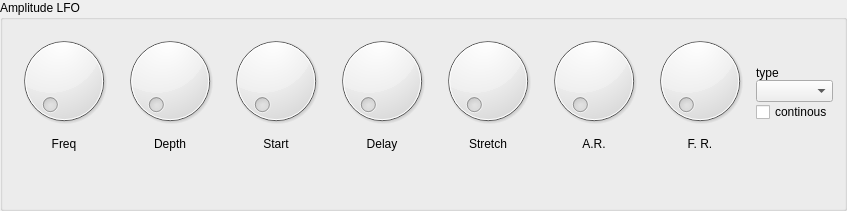
    <widget class="GroupBox" name="amplitudeLFO">
     <property name="title">
      <string>Amplitude LFO</string>
     </property>
     <property name="alignment">
      <set>Qt::AlignLeading|Qt::AlignLeft|Qt::AlignTop</set>
     </property>
     <property name="controlId" stdset="0">
      <string>AMPLITUDE_LFO</string>
     </property>
     <layout class="QGridLayout" name="gridLayout_7">
      <item row="0" column="0">
       <widget class="Dial" name="a_dt_6">
        <property name="sizePolicy">
         <sizepolicy hsizetype="Preferred" vsizetype="Preferred">
          <horstretch>0</horstretch>
          <verstretch>0</verstretch>
         </sizepolicy>
        </property>
        <property name="controlId" stdset="0">
         <string>freq</string>
        </property>
       </widget>
      </item>
      <item row="0" column="1">
       <widget class="Dial" name="a_dt_7">
        <property name="sizePolicy">
         <sizepolicy hsizetype="Preferred" vsizetype="Preferred">
          <horstretch>0</horstretch>
          <verstretch>0</verstretch>
         </sizepolicy>
        </property>
        <property name="controlId" stdset="0">
         <string>intensity</string>
        </property>
       </widget>
      </item>
      <item row="0" column="2">
       <widget class="Dial" name="d_dt_4">
        <property name="sizePolicy">
         <sizepolicy hsizetype="Preferred" vsizetype="Preferred">
          <horstretch>0</horstretch>
          <verstretch>0</verstretch>
         </sizepolicy>
        </property>
        <property name="controlId" stdset="0">
         <string>start_phase</string>
        </property>
       </widget>
      </item>
      <item row="0" column="3">
       <widget class="Dial" name="s_val_4">
        <property name="sizePolicy">
         <sizepolicy hsizetype="Preferred" vsizetype="Preferred">
          <horstretch>0</horstretch>
          <verstretch>0</verstretch>
         </sizepolicy>
        </property>
        <property name="controlId" stdset="0">
         <string>delay</string>
        </property>
       </widget>
      </item>
      <item row="1" column="0">
       <widget class="QLabel" name="label_47">
        <property name="text">
         <string>Freq</string>
        </property>
        <property name="alignment">
         <set>Qt::AlignCenter</set>
        </property>
       </widget>
      </item>
      <item row="1" column="1">
       <widget class="QLabel" name="label_49">
        <property name="text">
         <string>Depth</string>
        </property>
        <property name="alignment">
         <set>Qt::AlignCenter</set>
        </property>
       </widget>
      </item>
      <item row="1" column="2">
       <widget class="QLabel" name="label_50">
        <property name="text">
         <string>Start</string>
        </property>
        <property name="alignment">
         <set>Qt::AlignCenter</set>
        </property>
       </widget>
      </item>
      <item row="1" column="3">
       <widget class="QLabel" name="label_48">
        <property name="text">
         <string>Delay</string>
        </property>
        <property name="alignment">
         <set>Qt::AlignCenter</set>
        </property>
       </widget>
      </item>
      <item row="0" column="4">
       <widget class="Dial" name="s_val_5">
        <property name="sizePolicy">
         <sizepolicy hsizetype="Preferred" vsizetype="Preferred">
          <horstretch>0</horstretch>
          <verstretch>0</verstretch>
         </sizepolicy>
        </property>
        <property name="controlId" stdset="0">
         <string>stretch</string>
        </property>
       </widget>
      </item>
      <item row="1" column="4">
       <widget class="QLabel" name="label_51">
        <property name="text">
         <string>Stretch</string>
        </property>
        <property name="alignment">
         <set>Qt::AlignCenter</set>
        </property>
       </widget>
      </item>
      <item row="2" column="2">
       <spacer name="verticalSpacer_5">
        <property name="orientation">
         <enum>Qt::Vertical</enum>
        </property>
        <property name="sizeHint" stdset="0">
         <size>
          <width>20</width>
          <height>40</height>
         </size>
        </property>
       </spacer>
      </item>
      <item row="0" column="7" rowspan="3">
       <widget class="QWidget" name="widget_6" native="true">
        <property name="sizePolicy">
         <sizepolicy hsizetype="Preferred" vsizetype="Maximum">
          <horstretch>0</horstretch>
          <verstretch>0</verstretch>
         </sizepolicy>
        </property>
        <layout class="QVBoxLayout" name="verticalLayout_6">
         <property name="spacing">
          <number>0</number>
         </property>
         <property name="margin">
          <number>0</number>
         </property>
         <item>
          <widget class="QLabel" name="label_6">
           <property name="sizePolicy">
            <sizepolicy hsizetype="Preferred" vsizetype="Maximum">
             <horstretch>0</horstretch>
             <verstretch>0</verstretch>
            </sizepolicy>
           </property>
           <property name="text">
            <string>type</string>
           </property>
          </widget>
         </item>
         <item>
          <widget class="ComboBox" name="comboBox_7">
           <property name="controlId" stdset="0">
            <string>lfo_type</string>
           </property>
          </widget>
         </item>
         <item>
          <widget class="CheckBox" name="checkBox_8">
           <property name="text">
            <string>continous</string>
           </property>
           <property name="controlId" stdset="0">
            <string>continous</string>
           </property>
          </widget>
         </item>
         <item>
          <spacer name="verticalSpacer_8">
           <property name="orientation">
            <enum>Qt::Vertical</enum>
           </property>
           <property name="sizeHint" stdset="0">
            <size>
             <width>20</width>
             <height>40</height>
            </size>
           </property>
          </spacer>
         </item>
        </layout>
       </widget>
      </item>
      <item row="0" column="5">
       <widget class="Dial" name="s_val_7">
        <property name="sizePolicy">
         <sizepolicy hsizetype="Preferred" vsizetype="Preferred">
          <horstretch>0</horstretch>
          <verstretch>0</verstretch>
         </sizepolicy>
        </property>
        <property name="controlId" stdset="0">
         <string>randomness_amplitude</string>
        </property>
       </widget>
      </item>
      <item row="1" column="5">
       <widget class="QLabel" name="label_52">
        <property name="text">
         <string>A.R.</string>
        </property>
        <property name="alignment">
         <set>Qt::AlignCenter</set>
        </property>
       </widget>
      </item>
      <item row="0" column="6">
       <widget class="Dial" name="s_val_6">
        <property name="sizePolicy">
         <sizepolicy hsizetype="Preferred" vsizetype="Preferred">
          <horstretch>0</horstretch>
          <verstretch>0</verstretch>
         </sizepolicy>
        </property>
        <property name="controlId" stdset="0">
         <string>randomness_frequency</string>
        </property>
       </widget>
      </item>
      <item row="1" column="6">
       <widget class="QLabel" name="label_53">
        <property name="text">
         <string>F. R.</string>
        </property>
        <property name="alignment">
         <set>Qt::AlignCenter</set>
        </property>
       </widget>
      </item>
     </layout>
    </widget>
